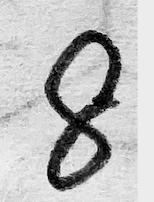
#> input picture src/test_imgs/8.png, 154 x 202 px
$ jupyter execute --allow-errors Deep-Learning.ipynb   (older library calls are emulated)
#> lines starting #> are read from the running program, lines starting #| are printed output that depends on the picture
### src/network.py
# %load network.py

"""
network.py

A module to implement the stochastic gradient descent learning
algorithm for a feedforward neural network.  Gradients are calculated
using backpropagation.  Note that I have focused on making the code
simple, easily readable, and easily modifiable.  It is not optimized,
and omits many desirable features.
"""

#### Libraries
# Standard library
import random

# Third-party libraries
import numpy as np
import pickle

class Network(object):

    def __init__(self, sizes):
        """The list ``sizes`` contains the number of neurons in the
        respective layers of the network.  For example, if the list
        was [2, 3, 1] then it would be a three-layer network, with the
        first layer containing 2 neurons, the second layer 3 neurons,
        and the third layer 1 neuron.  The biases and weights for the
        network are initialized randomly, using a Gaussian
        distribution with mean 0, and variance 1.  Note that the first
        layer is assumed to be an input layer, and by convention we
        won't set any biases for those neurons, since biases are only
        ever used in computing the outputs from later layers."""
        self.num_layers = len(sizes)
        self.sizes = sizes
        self.biases = [np.random.randn(y, 1) for y in sizes[1:]]
        self.weights = [np.random.randn(y, x)
                        for x, y in zip(sizes[:-1], sizes[1:])]

    def feedforward(self, a):
        """Return the output of the network if ``a`` is input."""
        for b, w in zip(self.biases, self.weights):
            a = sigmoid(np.dot(w, a)+b)
        return a

    # [94 lines left out: functions SGD, update_mini_batch, backprop, evaluate, cost_derivative, not called in this run]

    def save_model(self, name="nn_model"):
        '''Save weights and biases of the neural network.'''
        with open(name+'_weights.dat', "wb") as f:
            pickle.dump(self.weights, f)
        with open(name+'_biases.dat', "wb") as f:
            pickle.dump(self.biases, f)
        print('Model saved.')

    # [7 lines left out: function load_model, not called in this run]

#### Miscellaneous functions
def sigmoid(z):
    """The sigmoid function."""
    return 1.0/(1.0+np.exp(-z))

def sigmoid_prime(z):
    """Derivative of the sigmoid function."""
    return sigmoid(z)*(1-sigmoid(z))

### src/Deep-Learning.ipynb
# Artificial Neural Networks: A Brief Introduction

黄杰 2021.11

**Machine Learning And Artificial Neural Networks**

- **Deep learning** is a branch of what is called **machine learning**.

- Machine learning  is "field of study that gives computers the **ability to learn without being explicitly programmed**."

- "Let the machine automatically **gain the ability to extract the structure behind it and apply it to unknown situations.**"

- Artificial neural networks/Deep neural networks/Deep learning

**Sigmoid Neuron**

- Input： $x_1, x_2, ...\in [0, 1]$
- Weights and bias
- Output/activation: $a = \sigma \left( \sum_{j} w_{j} x_{j} + b = w \cdot x + b \right )$
- Sigmoid function: $\sigma(x) = \frac{1}{1+e^{-x}}$

**Sigmoid function**

[cell 1]
import numpy as np
import matplotlib.pyplot as plt

[cell 2]
x= np.linspace(-8, 8, 50)
y = 1/(1+np.e**(-x))
plt.ylabel('Sigmoid function $\sigma (x)$')
plt.xlabel('$x$')
plt.text(5,0.9,'Activated', bbox=dict(facecolor='green', alpha=0.5))
plt.text(-8,0.1,'Inactivated', bbox=dict(facecolor='red', alpha=0.5))
plt.plot(x, y)
plt.show()
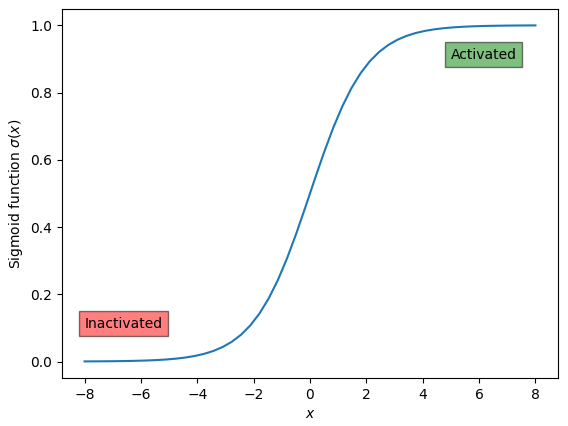
#> figure drawn by matplotlib, 1 panel; curve peaks at x = 8, y = 1

**The architecture of neural networks**

- Input layer
- Output layers
- Hidden layer
- Fully connected

**Activations of  a layer**

$a_{11} = \sigma \left ( w_{10}a_{00} + w_{11}a_{01} + w_{12}a_{02} + w_{13}a_{03} + b_{11}\right )$

$
\left[\begin{array}{l}a_{10} \\ a_{11} \\ a_{12} \\ a_{13} \\ a_{14} \end{array}\right]= \sigma \left ( \left[\begin{array}{llll}w_{00} & w_{01} & w_{02} & w_{13} \\ w_{10} & w_{11} & w_{12} & w_{13} \\ w_{20} & w_{21} & w_{22} & w_{23} \\ w_{30} & w_{31} & w_{32} & w_{33} \\ w_{40} & w_{41} & w_{42} & w_{43}\end{array}\right]\left[\begin{array}{l}a_{00} \\ a_{01} \\ a_{02} \\ a_{03}\end{array}\right]+\left[\begin{array}{l}b_{10} \\ b_{11} \\ b_{12} \\ b_{13} \\ b_{14}\end{array}\right] \right )
$

Number of layer 1 parameters: 5x4 + 5 = 25

Number of tatal parameters: 136

**Using neural nets to recognize handwritten digits**

> Make everything as simple as possible, but not simpler.

- Find circle in image

## MNIST
- Grey levels, 28x28
- **Supervised** data $\{\textbf{x}[i],  \textbf{y}[i]\}_{i=1, 2, ..., N}$
- $\textbf x[i]$,the $i$-th data value; $\textbf y[i]$, **label**
- Data-label **pair**: Training sample/data

**Vectorizing input**

[cell 3]
x = np.array([[1, 0.5, 1],
                        [0,   1,  0.5],
                        [0,   0,     1]])
plt.imshow(x, cmap=plt.get_cmap('gray'))
plt.tick_params(left=False, labelleft=False, bottom=False, labelbottom=False)
plt.show()
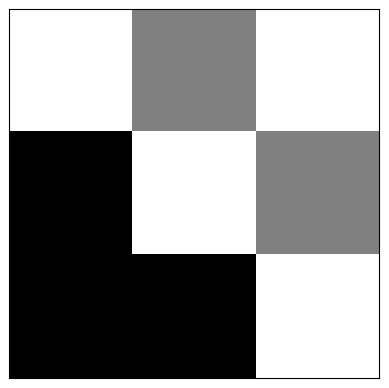
#> figure drawn by matplotlib, 1 panel

[cell 4]
v_x = x.reshape((-1,1))
plt.imshow(v_x, cmap=plt.get_cmap('gray'))
plt.tick_params(left=False, labelleft=False, bottom=False, labelbottom=False)
plt.show()
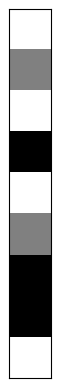
#> figure drawn by matplotlib, 1 panel

**One-hot representation of labels**

[cell 5]
size = 10
nums = np.arange(size)
for label in range(size):
    one_hot = (nums==label).astype(np.int)
    print("Label: ", label, " in one-hot representation: ", one_hot)

[cell 6]
import mnist_loader
import matplotlib.pyplot as plt
import numpy as np

# loading
#> (the rest of this cell did not finish here and is left out)

## Neural Network Structure

- A training input $x$ : A 28x28 = 784 dimensional vector.
- The corresponding (lable) desired output: $y=y(x)$, where $y$ is a 10-dimensional vector.
- Training sample

## Objective
We'd like is an algorithm which lets us find weights and biases so that the output from the network approximates $y(x)$ for all training inputs $x$.

To quantify how well we're achieving this goal we define a cost function:

$$
C(w, b) \equiv \frac{1}{n} \sum_{x} C_{x} = \frac{1}{2 n} \sum_{x}\|y(x)-a_{w,b}(x)\|^{2}
$$

- $w$, the collection of all weights in the network
- $b$, all the biases
- $n$, the total number of training inputs
- $a$, the vector of outputs from the network when $x$ is input
- Notation $\|v\|$ denotes the usual length function for a vector $v$.
- This cost function is also sometimes knowns as the mean squared error or MSE.

## How to find the right weights and biases?
Recapping, our goal in training a neural network is to find weights and biases which minimize the cost function $C(w,b)$.

$$
w^{*}, b^{*}=\arg \min _{w, b} C(w,b)
$$

Okay, let's suppose we're trying to minimize some function, $C(v)$. This could be any real-valued function of many variables, $v=v1,v2,….$

$$
\Delta C \approx \frac{\partial C}{\partial v_{1}} \Delta v_{1}+\frac{\partial C}{\partial v_{2}} \Delta v_{2}
$$

We'll also define the **gradient** of $C$ to be the vector of partial derivatives,

$$
\nabla C \equiv\left(\frac{\partial C}{\partial v_{1}}, \frac{\partial C}{\partial v_{2}}\right)^{T}
$$

$$
\Delta C \approx \nabla C \cdot \Delta v
$$

## Update policy
Choose
$$
\Delta v=-\eta \nabla C
$$

$$
\Delta C \approx-\eta \nabla C \cdot \nabla C=-\eta\|\nabla C\|^{2}
$$

$$
v \rightarrow v^{\prime}=v-\eta \nabla C
$$

If we keep doing this, over and over, we'll keep decreasing $C$ until - we hope - we reach a global minimum.

$$
w_{k} \rightarrow w_{k}^{\prime}=w_{k}-\eta \frac{\partial C}{\partial w_{k}}
$$

$$
b_{l} \rightarrow b_{l}^{\prime}=b_{l}-\eta \frac{\partial C}{\partial b_{l}}
$$

- **Gradient descent**
- **Trianing**/learning process
- **Learning rate** $\eta$

## Stochastic gradient descent
$$
C=\frac{1}{n} \sum_{x} C_{x}
$$

$$
C_{x} \equiv \frac{\|y(x)-a\|^{2}}{2}
$$

In practice, to compute the gradient $\nabla C$ we need to compute the gradients $\nabla C_{x}$ separately for each training input, $x$, and then average them, $\nabla C=\frac{1}{n} \sum_{x} \nabla C_{x}$.

We'll label those random training inputs $X_1$,$X_2$,…,$X_m$, and refer to them as a mini-batch.

$$
\frac{\sum_{j=1}^{m} \nabla C_{X_{j}}}{m} \approx \frac{\sum_{x} \nabla C_{x}}{n}=\nabla C
$$

$$
\nabla C \approx \frac{1}{m} \sum_{j=1}^{m} \nabla C_{X_{j}}
$$

- Batch size
- Epoch

[cell 7]
import random
indexes = np.arange(35)
random.shuffle(indexes)
#> (the rest of this cell did not finish here and is left out)

## Implementing our network to classify digits
- Load training data
- Training
- Save & load

[cell 8]
import mnist_loader
import network

#> (a cell that did not finish here is left out)

[cell 10]
# Building network
net = network.Network([784, 30, 10])

#> (a cell that did not finish here is left out)

[cell 12]
# Saving model
net.save_model()

#> (a cell that did not finish here is left out)

#> (a cell that did not finish here is left out)

[cell 15]
import numpy as np
import cv2
import matplotlib.pyplot as plt

# reads image as grayscale
x = cv2.imread('test_imgs/8.png', 0)
#> x is the input picture: shape (202, 154); min 0, max 244, mean 188.8
x = 255. - x
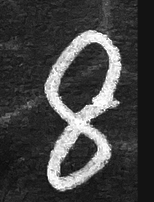
#> x: shape (202, 154) float64; min 11, max 255, mean 66.2
x = x/255.
x = cv2.resize(x, (28,28), interpolation= cv2.INTER_LINEAR)
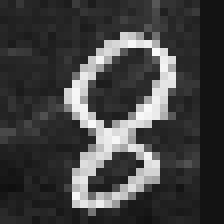
#> x: shape (28, 28) float64 (shown 8 times larger); min 0.0589, max 0.978, mean 0.26
plt.imshow(x, cmap='gray')
plt.show()


x = x.reshape((-1,1))
#> x = 784 values, max 0.978 at index 187, min 0.0589 at index 645, mean 0.26
output = net.feedforward(x)
#> output = [0.0145, 0.00485, 1, 0.171, 0.349, 0.667, 0.489, 8.79e-06, 0.0312, 0.0916]
print(output)
#| [[1.45281824e-02]
#|  [4.84880301e-03]
#|  [9.99999694e-01]
#|  [1.70695843e-01]
#|  [3.49375181e-01]
#|  [6.66755927e-01]
#|  [4.89145513e-01]
#|  [8.79034937e-06]
#|  [3.12367998e-02]
#|  [9.15611676e-02]]
plt.plot(output)
plt.show()
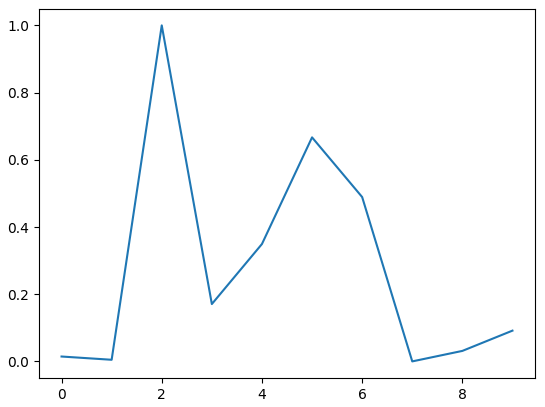
#> figure drawn by matplotlib, 1 panel; curve peaks at x = 2, y = 1
print('The prediction: {}'.format(np.argmax(output)))
#| The prediction: 2

$ run again, with src/test_imgs/0.png copied over src/test_imgs/8.png
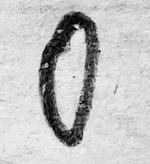
#> input picture src/test_imgs/0.png, 150 x 164 px
#> x is the input picture: shape (164, 150); min 0, max 244, mean 193.6
#> `x = cv2.resize(x, (28,28), interpolation= cv2.INTER_LINEAR)`:
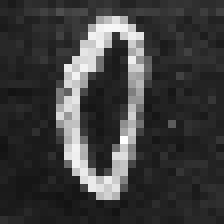
#> x: shape (28, 28) float64 (shown 8 times larger); min 0.0744, max 1, mean 0.24
#> `x = x.reshape((-1,1))`: x = 784 values, max 1 at index 491, min 0.0744 at index 679, mean 0.24
#> output = [0.00056, 0.00571, 1, 0.493, 0.138, 0.406, 0.482, 7.73e-05, 0.00441, 0.165]
#| [[5.60266683e-04]
#|  [5.70755799e-03]
#|  [9.99998350e-01]
#|  [4.93451303e-01]
#|  [1.37679346e-01]
#|  [4.06373858e-01]
#> (further printed lines are left out)
#> `plt.show()`:
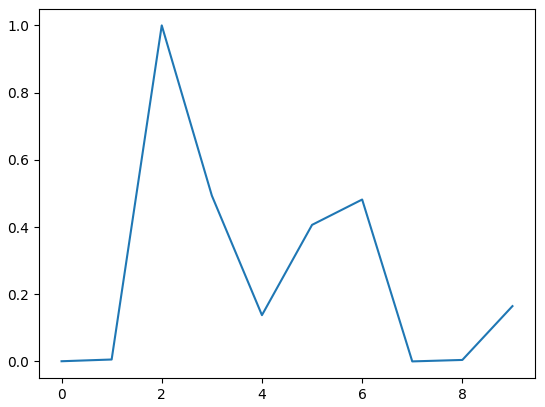
#> figure drawn by matplotlib, 1 panel; curve peaks at x = 2, y = 1
#| The prediction: 2

$ run again, with src/test_imgs/1.png copied over src/test_imgs/8.png
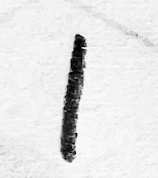
#> input picture src/test_imgs/1.png, 158 x 178 px
#> x is the input picture: shape (178, 158); min 0, max 255, mean 228.6
#> `x = cv2.resize(x, (28,28), interpolation= cv2.INTER_LINEAR)`:
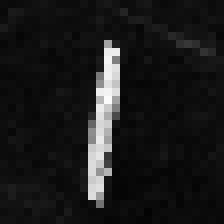
#> x: shape (28, 28) float64 (shown 8 times larger); min 0.0122, max 0.986, mean 0.103
#> `x = x.reshape((-1,1))`: x = 784 values, max 0.986 at index 349, min 0.0122 at index 746, mean 0.103
#> output = [0.0144, 0.00174, 1, 0.165, 0.476, 0.67, 0.132, 4.83e-05, 0.0143, 0.0227]
#| [[1.43828399e-02]
#|  [1.74392987e-03]
#|  [9.99998197e-01]
#|  [1.65098090e-01]
#|  [4.76347647e-01]
#|  [6.69791417e-01]
#> (further printed lines are left out)
#> `plt.show()`:
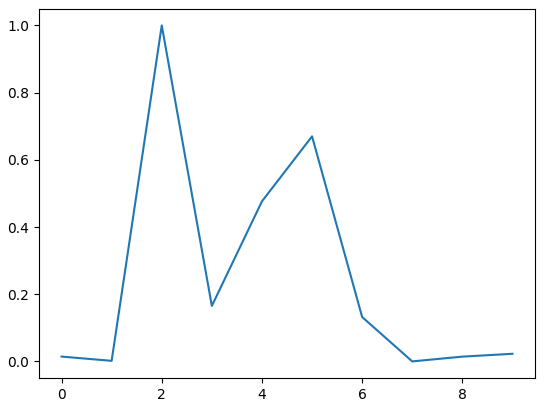
#> figure drawn by matplotlib, 1 panel; curve peaks at x = 2, y = 1
#| The prediction: 2

$ run again, with src/test_imgs/2.png copied over src/test_imgs/8.png
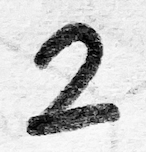
#> input picture src/test_imgs/2.png, 146 x 152 px
#> x is the input picture: shape (152, 146); min 0, max 254, mean 201.3
#> `x = 255. - x`:
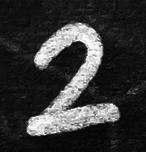
#> x: shape (152, 146) float64; min 1, max 255, mean 53.7
#> `x = x.reshape((-1,1))`: x = 784 values, max 0.99 at index 650, min 0.02 at index 661, mean 0.21
#> output = [0.0368, 0.00375, 1, 0.273, 0.0892, 0.917, 0.734, 1.23e-05, 0.034, 0.232]
#| [[3.67843338e-02]
#|  [3.74687423e-03]
#|  [9.99999082e-01]
#|  [2.73239430e-01]
#|  [8.92308589e-02]
#|  [9.17047534e-01]
#> (further printed lines are left out)
#> `plt.show()`:
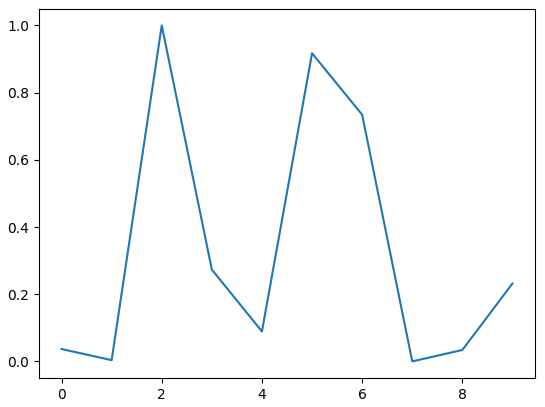
#> figure drawn by matplotlib, 1 panel; curve peaks at x = 2, y = 1
#| The prediction: 2
